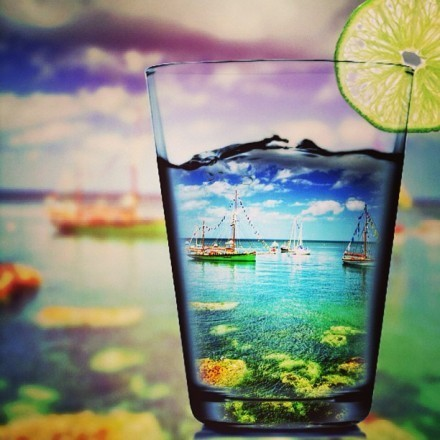
//> input picture 06直方图与模板匹配/1.jpg, 440 x 440 px
$ ./02直方图比较   (built with g++ and OpenCV 4)
//> lines starting //> are read from the running program, lines starting //| are printed output that depends on the picture
#include<iostream>
#include<opencv2/opencv.hpp>
using namespace std;
using namespace cv;

int main()
{
	//01 取出基准图片和测试图片
	 Mat base,baseHsv;
	Mat baseBlur, baseBlurHsv;
	Mat baseWarp, baseWarpHsv;
	Mat baseHalf, baseHalfHsv;

	base = imread("1.jpg");
//> base is the input picture: 440 rows x 440 cols, CV_8UC3; mean B, G, R 128.3, 143.8, 137.1
	baseBlur = imread("2.jpg");
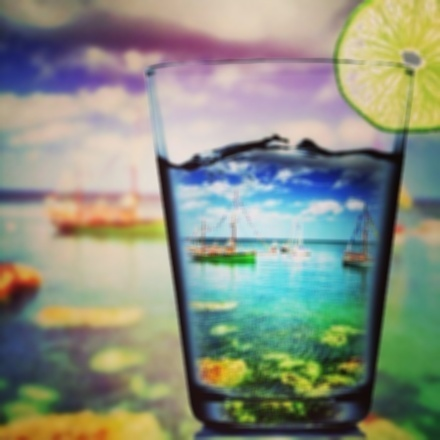
//> input picture 06直方图与模板匹配/2.jpg, 440 x 440 px
//> baseBlur is the input picture: 440 rows x 440 cols, CV_8UC3; mean B, G, R 128.2, 143.8, 137
	baseWarp = imread("3.jpg");
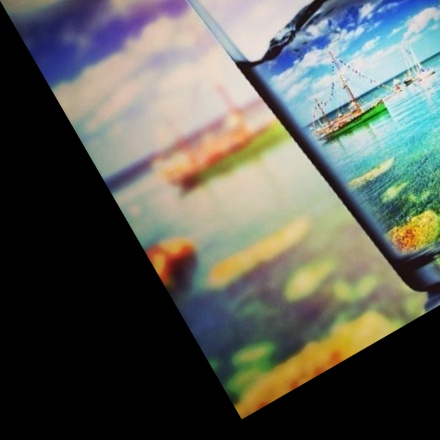
//> input picture 06直方图与模板匹配/3.jpg, 440 x 440 px
//> baseWarp is the input picture: 440 rows x 440 cols, CV_8UC3; mean B, G, R 88, 95.6, 92.3
	baseHalf = imread("4.jpg");
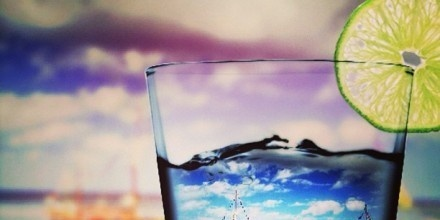
//> input picture 06直方图与模板匹配/4.jpg, 440 x 220 px
//> baseHalf is the input picture: 220 rows x 440 cols, CV_8UC3; mean B, G, R 150.8, 152.3, 160

	//02 转换色彩空间
	cvtColor(base, baseHsv, COLOR_BGR2HSV);
//> baseHsv: 440 rows x 440 cols, CV_8UC3; mean H, S, V 68.3, 86.9, 160.4
	cvtColor(baseBlur, baseBlurHsv, COLOR_BGR2HSV);
//> baseBlurHsv: 440 rows x 440 cols, CV_8UC3; mean H, S, V 68, 84.5, 160.1
	cvtColor(baseWarp, baseWarpHsv, COLOR_BGR2HSV);
//> baseWarpHsv: 440 rows x 440 cols, CV_8UC3; mean H, S, V 41.2, 57.3, 107.1
	cvtColor(baseHalf, baseHalfHsv, COLOR_BGR2HSV);
//> baseHalfHsv: 220 rows x 440 cols, CV_8UC3; mean H, S, V 75.4, 70.7, 176.3

	//03 设置参数
	Mat histBase, histBlur, histWarp, histHalf;
	const int channels[] = { 0,1 };

	int hSize = 50;
	int sSize = 60;
	const int histSize[] = { hSize,sSize };

	float hRange[] = { 0,180 };
	float sRange[] = { 0,255 };
	const float* histRange[] = { hRange,sRange };

	bool uniform = true;
	bool accumulate = false;

	//04 计算直方图
	calcHist(&baseHsv, 1, channels, Mat(), histBase, 2, histSize, histRange, uniform, accumulate);
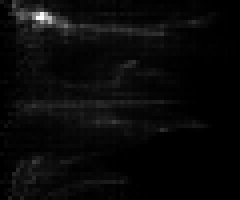
//> histBase: 50 rows x 60 cols, CV_32FC1 (shown 4 times larger); min 0, max 1716, mean 64.3; drawn with min black and max white
	calcHist(&baseBlurHsv, 1, channels, Mat(), histBlur, 2, histSize, histRange, uniform, accumulate);
	calcHist(&baseWarpHsv, 1, channels, Mat(), histWarp, 2, histSize, histRange, uniform, accumulate);
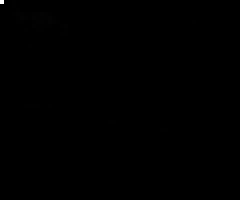
//> histWarp: 50 rows x 60 cols, CV_32FC1 (shown 4 times larger); min 0, max 65798, mean 62.9; drawn with min black and max white
	calcHist(&baseHalfHsv, 1, channels, Mat(), histHalf, 2, histSize, histRange, uniform, accumulate);
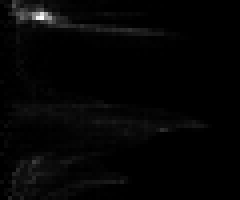
//> histHalf: 50 rows x 60 cols, CV_32FC1 (shown 4 times larger); min 0, max 1677, mean 32.2; drawn with min black and max white


	//05归一化
	normalize(histBase, histBase, 0, 1, NORM_MINMAX);
	normalize(histBlur, histBlur, 0, 1, NORM_MINMAX);
	normalize(histWarp, histWarp, 0, 1, NORM_MINMAX);
	normalize(histHalf, histHalf, 0, 1, NORM_MINMAX);

	//06 匹配、输出
	double base_base, base_blur, base_warp, base_half;
	for (int i = 0; i < 4; i++)
	{
		base_base = compareHist(histBase, histBase, i);
		base_blur = compareHist(histBase, histBlur, i);
		base_warp = compareHist(histBase, histWarp, i);
		base_half = compareHist(histBase, histHalf, i);
		cout << "base_base:" << base_base << endl;
		cout << "base_blur:" << base_blur << endl;
		cout << "base_warp:" << base_warp << endl;
		cout << "base_half:" << base_half << endl;
		cout << endl;
	}
//> this loop made 4 passes
//> (base_base, base_blur, base_warp, base_half) on passes 1 to 4: (1, 0.987, 0.0714, 0.894), (0, 6.51, 117.8, 42.52), (112.5, 102.3, 1.96, 57.01), (0, 0.102, 0.47, 0.353)
//| base_base:1
//| base_blur:0.986535
//| base_warp:0.0714341
//| base_half:0.894081
//> (the first 4 of 16 printed lines)


	waitKey(0);
	return 0;
}
